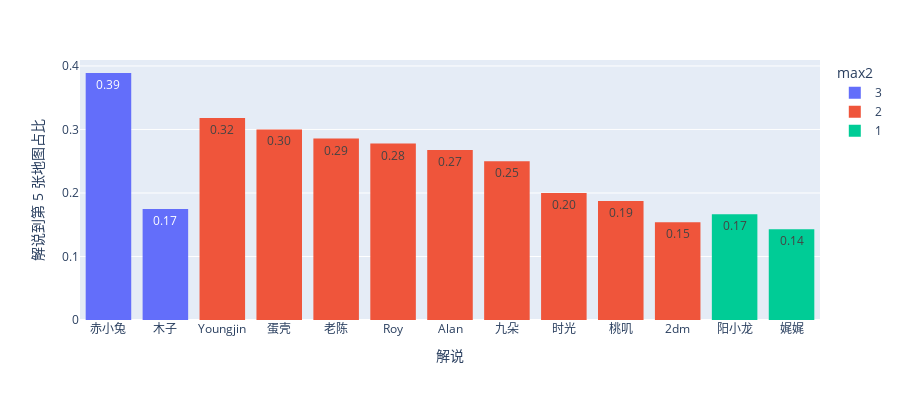

The notebook cell this image was saved under:
### Code cell
fig = px.histogram(df_names[df_names['total'] >= 10].sort_values(by='two_rate', ascending=False),
                    x="names", y="two_rate",
                    color='max2', # barmode='group',
                    histfunc='avg',
                    labels={'names':'解说', 'two_rate':'解说到第 5 张地图占比'},
                    text_auto=True,
                    height=400).update_layout(yaxis_title='解说到第 5 张地图占比')
fig.update_traces(texttemplate="%{y:.2f}")
fig.show()

### Figure 1 — Plotly figure (JSON) as saved in the notebook; plotly's stock layout.template omitted (floating-point values rounded to 4 significant figures)
{"data": [{"alignmentgroup": "True", "bingroup": "x", "histfunc": "avg", "hovertemplate": "max2=3<br>解说=%{x}<br>avg of 解说到第 5 张地图占比=%{y}<extra></extra>", "legendgroup": "3", "marker": {"color": "#636efa", "pattern": {"shape": ""}}, "name": "3", "offsetgroup": "3", "orientation": "v", "showlegend": true, "texttemplate": "%{y:.2f}", "type": "histogram", "x": ["赤小兔", "木子"], "xaxis": "x", "y": [0.3889, 0.1746], "yaxis": "y"}, {"alignmentgroup": "True", "bingroup": "x", "histfunc": "avg", "hovertemplate": "max2=2<br>解说=%{x}<br>avg of 解说到第 5 张地图占比=%{y}<extra></extra>", "legendgroup": "2", "marker": {"color": "#EF553B", "pattern": {"shape": ""}}, "name": "2", "offsetgroup": "2", "orientation": "v", "showlegend": true, "texttemplate": "%{y:.2f}", "type": "histogram", "x": ["Youngjin", "蛋壳", "老陈", "Roy", "Alan", "九朵", "时光", "桃叽", "2dm"], "xaxis": "x", "y": [0.3182, 0.3, 0.2857, 0.2778, 0.2676, 0.25, 0.2, 0.1875, 0.1538], "yaxis": "y"}, {"alignmentgroup": "True", "bingroup": "x", "histfunc": "avg", "hovertemplate": "max2=1<br>解说=%{x}<br>avg of 解说到第 5 张地图占比=%{y}<extra></extra>", "legendgroup": "1", "marker": {"color": "#00cc96", "pattern": {"shape": ""}}, "name": "1", "offsetgroup": "1", "orientation": "v", "showlegend": true, "texttemplate": "%{y:.2f}", "type": "histogram", "x": ["阳小龙", "娓娓"], "xaxis": "x", "y": [0.1667, 0.1429], "yaxis": "y"}], "layout": {"barmode": "relative", "height": 400, "legend": {"title": {"text": "max2"}, "tracegroupgap": 0}, "margin": {"t": 60}, "xaxis": {"anchor": "y", "domain": [0, 1], "title": {"text": "解说"}}, "yaxis": {"anchor": "x", "domain": [0, 1], "title": {"text": "解说到第 5 张地图占比"}}}}
